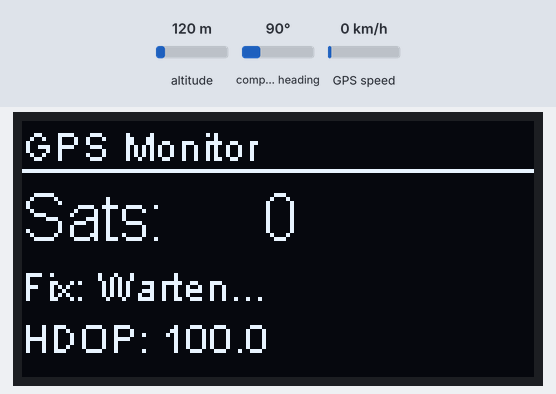
Simulated run of this program. Board: ESP32-S3. Parts: 128×64 one-colour display. The test bench sets the inputs (shaded band); at power-on: altitude 120 m, compass heading 90°, GPS speed 0 km/h. The GPS gets a fix after 3 s at 37.7749, -122.4194 with 8 satellites; what the program prints to the serial monitor is not drawn.

Above: at 0.1 s.
At 3.2 s:
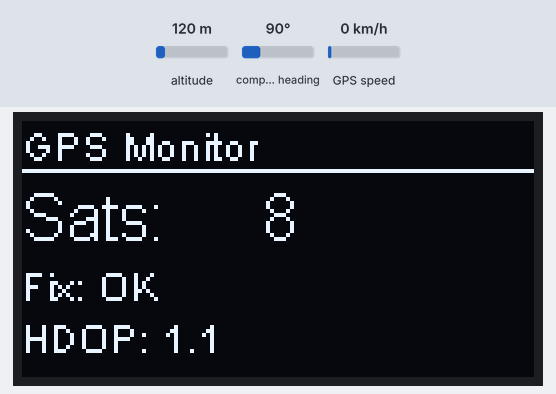

The program:

main.cpp
```cpp
#include <Arduino.h>
#include <Wire.h>
#include <SH1106Wire.h>
#include <TinyGPSPlus.h>

// OLED
SH1106Wire display(0x3C, 8, 9);

// GPS
TinyGPSPlus gps;
HardwareSerial GPSSerial(1);

void setup() {
    Serial.begin(115200);

    // OLED initialisieren
    display.init();
    display.flipScreenVertically();
    display.clear();
    display.setFont(ArialMT_Plain_16);
    display.drawString(0, 0, "GPS Monitor");
    display.setFont(ArialMT_Plain_10);
    display.drawString(0, 20, "Warte auf GPS...");
    display.display();

    // GPS UART starten
    GPSSerial.begin(115200, SERIAL_8N1, 17, 18);

    Serial.println("GPS Monitor gestartet!");
}

void loop() {
    // GPS Daten lesen
    while (GPSSerial.available()) {
        gps.encode(GPSSerial.read());
    }

    // Display aktualisieren
    display.clear();

    // Titel
    display.setFont(ArialMT_Plain_10);
    display.drawString(0, 0, "GPS Monitor");
    display.drawLine(0, 12, 128, 12);

    // Satellitenanzahl
    display.setFont(ArialMT_Plain_16);
    display.drawString(0, 15, "Sats: ");
    if (gps.satellites.isValid()) {
        display.drawString(60, 15, String(gps.satellites.value()));
    } else {
        display.drawString(60, 15, "--");
    }

    // Fix Status
    display.setFont(ArialMT_Plain_10);
    if (gps.location.isValid()) {
        display.drawString(0, 35, "Fix: OK ✓");
    } else {
        display.drawString(0, 35, "Fix: Warten...");
    }

    // HDOP
    if (gps.hdop.isValid()) {
        display.drawString(0, 48, "HDOP: " + String(gps.hdop.hdop(), 1));
    }

    display.display();
    delay(1000);
}
```
